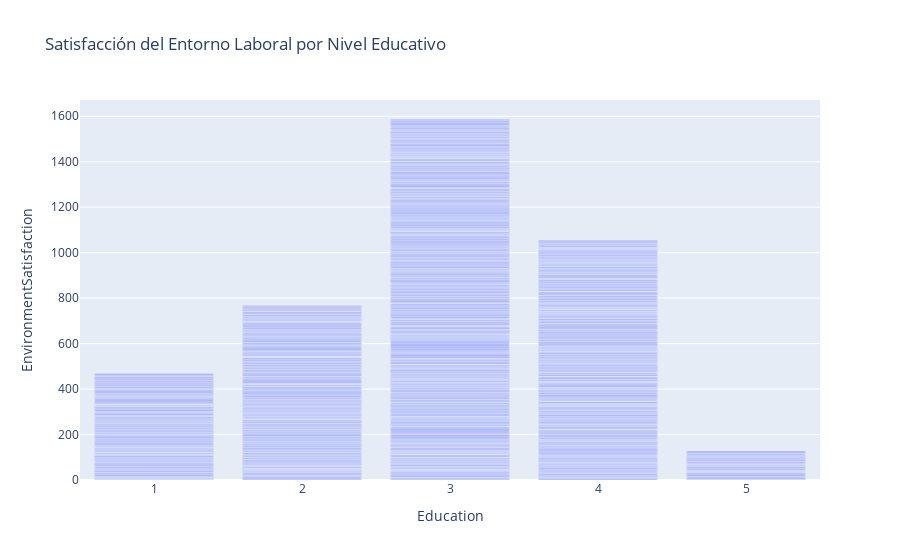

Notebook cell for this chart:
### Code cell
fig = px.bar(data, x='Education', y='EnvironmentSatisfaction', title='Satisfacción del Entorno Laboral por Nivel Educativo')
fig.show()

### Figure 1 — Plotly figure (JSON) as saved in the notebook; plotly's stock layout.template omitted (floating-point values rounded to 4 significant figures; data arrays with more than 128 entries replaced by an {"elided": "..."} marker saying what was removed)
{"data": [{"alignmentgroup": "True", "hovertemplate": "Education=%{x}<br>EnvironmentSatisfaction=%{y}<extra></extra>", "legendgroup": "", "marker": {"color": "#636efa", "pattern": {"shape": ""}}, "name": "", "offsetgroup": "", "orientation": "v", "showlegend": false, "textposition": "auto", "type": "bar", "x": {"elided": "1470 int values"}, "xaxis": "x", "y": {"elided": "1470 int values"}, "yaxis": "y"}], "layout": {"barmode": "relative", "legend": {"tracegroupgap": 0}, "title": {"text": "Satisfacción del Entorno Laboral por Nivel Educativo"}, "xaxis": {"anchor": "y", "domain": [0, 1], "title": {"text": "Education"}}, "yaxis": {"anchor": "x", "domain": [0, 1], "title": {"text": "EnvironmentSatisfaction"}}}}
